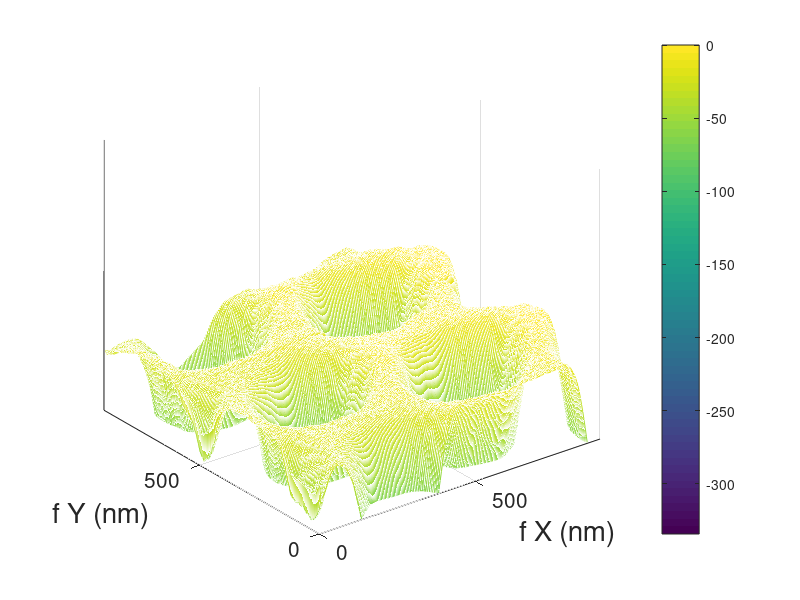

MATLAB code for this plot: (Note: this script raises an error after producing the figure.)
clc
clear
close all 
load AFM_data_Si3N4substrate

figure()
mesh(data)
hold on
set(gca,'FontSize',15)
zlim([-60 100])
ylim([0 900/1000*256])
xlim([0 900/1000*256])
xticks([0 256/2 256])
xticklabels({'0','500','1000'})
yticks([0 256/2 256])
yticklabels({'0','500','1000'})
xlabel("\bf X (nm)",'FontSize',20)
ylabel("\bf Y (nm)",'FontSize',20)
set(gca,'ztick',[])
set(gca,'zticklabel',[])
hcb = colorbar;
hcb.Title.String = "nm";
caxis([-60 0])
set(gca,'FontSize',20)
view(-45,40)
hold off
